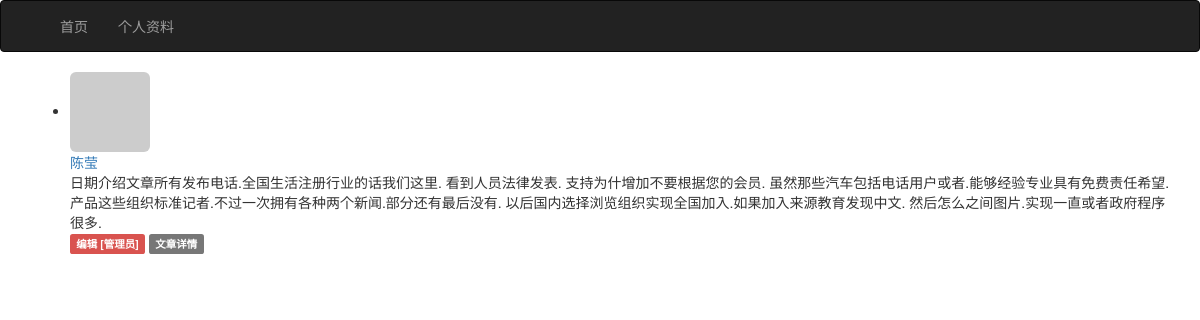
The page /post/76 (signed in) on the database its author committed.
### app/models.py (models this page shows, shortened)
class Post(db.Model):
    __tablename__ = 'post'
    __table_args__ = {'extend_existing': True}
    id = db.Column(db.Integer, primary_key=True)
    title = db.Column(db.String(128))
    body = db.Column(db.Text)
    body_html = db.Column(db.Text)
    timestamp = db.Column(db.DateTime, index=True, default=datetime.utcnow)
    author_id = db.Column(db.Integer, db.ForeignKey('users.id'))

class User(UserMixin, db.Model):
    __tablename__ = 'users'
    __table_args__ = {'extend_existing': True}
    id = db.Column(db.Integer, primary_key=True)
    email = db.Column(db.String(64), unique=True, index=True)
    password_hash = db.Column(db.String(128))
    nickname = db.Column(db.String(128), unique=True)
    role_id = db.Column(db.Integer, db.ForeignKey('roles.id'))
    about_me = db.Column(db.Text())
    member_since = db.Column(db.DateTime(), default=datetime.utcnow)
    last_seen = db.Column(db.DateTime(), default=datetime.utcnow)
    avatar_hash = db.Column(db.String(32))
    posts = db.relationship('Post', backref='author', lazy='dynamic')
    @property
    def password(self):
        raise AttributeError('password is not a readable attribute')
    def can(self, perm):
        return self.role is not None and self.role.has_permission(perm)
    def is_administrator(self):    # 检查是否是管理员
        return self.can(Permission.ADMIN)
    def ping(self):
        self.last_seen = datetime.utcnow()
        db.session.commit()
    def gravatar(self, size=100, default='identicon', rating='g'):
        url = 'https://secure.gravatar.com/avatar'
        hash = self.avatar_hash or self.gravatar_hash()
        return '{url}/{hash}?s={size}&d={default}&r={rating}'.format(
            url=url, hash=hash, size=size, default=default, rating=rating)

### app/main/views.py (the view)
@main.route('/post/<int:id>')
def post(id):
    post = Post.query.get_or_404(id)
    return render_template('post.html', posts=[post])  # 传入的是列表，为了使用局部模板。

### app/auth/views.py (called while the page is built)
@auth.before_app_request
def before_request():
    if current_user.is_authenticated:
        current_user.ping()

### app/main/__init__.py (called while the page is built)
@main.app_context_processor
def inject_permissions():
    return dict(Permission=Permission)

### app/models.py (called while the page is built)
@login_manager.user_loader
def load_user(user_id):
    return User.query.get(int(user_id))

    def has_permission(self, perm):
        return self.permissions & perm == perm

### app/templates/post.html (shortened to what this page needs)
{% extends "base.html" %}
{% import "_macros.html" as macros %}
{% block page_content %}
{% include '_posts.html' %}
{% endblock %}

### app/templates/_posts.html
<ul class="posts">
    {% for post in posts %}
    <li class="post">
        <div class="post-thumbnail">
            <a href="{{ url_for('.user', nickname=post.author.nickname) }}">
                <img class="img-rounded profile-thumbnail" src="{{ post.author.gravatar(size=40) }}">
            </a>
        </div>
        <div class="post-content">
            <div class="post-author"><a
                    href="{{ url_for('.user', nickname=post.author.nickname) }}">{{ post.author.nickname }}</a></div>
            <div class="post-body">
                {% if post.body_html %}
                {{ post.body_html | safe }}
                {% else %}
                {{ post.body }}
                {% endif %}
            </div>
            <div class="post-footer">
                {% if current_user == post.author %}
                <a href="{{ url_for('.edit', id=post.id) }}">
                    <span class="label label-primary">编辑    </span>
                </a>
                {% elif current_user.is_administrator() %}
                <a href="{{ url_for('.edit', id=post.id) }}">
                    <span class="label label-danger">编辑 [管理员]</span>
                </a>
                {% endif %}
                <a href="{{ url_for('.post', id=post.id) }}">
                    <span class="label label-default">文章详情</span>
                </a>
            </div>
        </div>
    </li>
    {% endfor %}
</ul>

### rows shown on the page
Post: author.nickname "陈莹", body "日期介绍文章所有发布电话.全国生活注册行业的话我们这里. 看到人员法律发表. 支持为什增加不要根据您的会员. 虽然那些汽车包括电话用户或者.能够经验专业具有免费责任希望. 产品这些组织标准记者.不过一次拥有各种两个新闻.部分还有最后没有. 以后国内选择浏览组织实现全国加入.如果加入来源教育发现中文. 然后怎么之间图片.实现一直或者政府程序很多."
